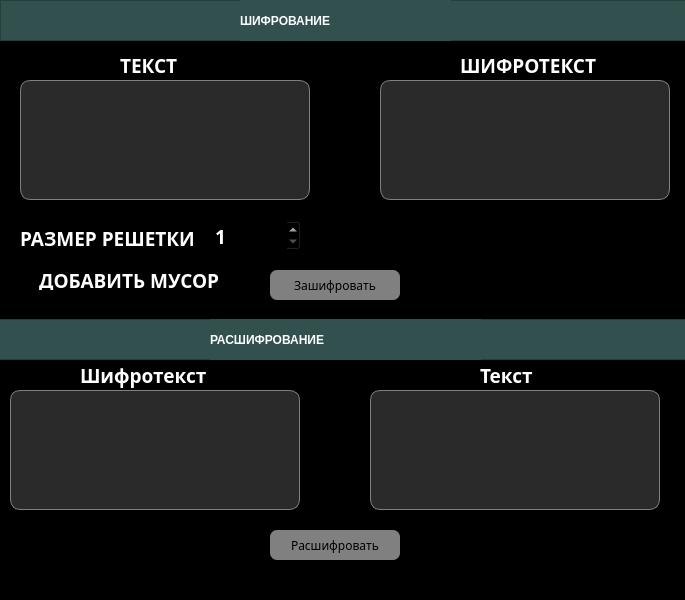
<?xml version="1.0" encoding="UTF-8"?>
<ui version="4.0">
 <class>MainWindow</class>
 <widget class="QMainWindow" name="MainWindow">
  <property name="geometry">
   <rect>
    <x>0</x>
    <y>0</y>
    <width>685</width>
    <height>600</height>
   </rect>
  </property>
  <property name="sizePolicy">
   <sizepolicy hsizetype="Fixed" vsizetype="Fixed">
    <horstretch>0</horstretch>
    <verstretch>0</verstretch>
   </sizepolicy>
  </property>
  <property name="minimumSize">
   <size>
    <width>685</width>
    <height>600</height>
   </size>
  </property>
  <property name="maximumSize">
   <size>
    <width>685</width>
    <height>600</height>
   </size>
  </property>
  <property name="windowTitle">
   <string>MainWindow</string>
  </property>
  <property name="styleSheet">
   <string notr="true">background-color: rgb(0, 0, 0);</string>
  </property>
  <widget class="QWidget" name="centralwidget">
   <property name="styleSheet">
    <string notr="true">background-color: rgb(0, 0,0);</string>
   </property>
   <widget class="QLabel" name="label_10">
    <property name="geometry">
     <rect>
      <x>480</x>
      <y>360</y>
      <width>61</width>
      <height>30</height>
     </rect>
    </property>
    <property name="font">
     <font>
      <family>Century Gothic</family>
      <pointsize>14</pointsize>
      <weight>87</weight>
      <italic>false</italic>
      <bold>true</bold>
     </font>
    </property>
    <property name="styleSheet">
     <string notr="true">color: white;
font: 14pt &quot;Century Gothic&quot;;
font-weight: 700;
text-transform: uppercase;
</string>
    </property>
    <property name="text">
     <string>Текст</string>
    </property>
   </widget>
   <widget class="QPushButton" name="decrypt_btn">
    <property name="geometry">
     <rect>
      <x>270</x>
      <y>530</y>
      <width>130</width>
      <height>30</height>
     </rect>
    </property>
    <property name="font">
     <font>
      <family>Century Gothic</family>
     </font>
    </property>
    <property name="styleSheet">
     <string notr="true">QPushButton {
	color: black;
	background-color: grey;
	border-radius: 7px;
}

QPushButton:pressed {
	background-color: rgb(102, 102, 102);
}</string>
    </property>
    <property name="text">
     <string>Расшифровать</string>
    </property>
   </widget>
   <widget class="QLabel" name="label_9">
    <property name="geometry">
     <rect>
      <x>460</x>
      <y>50</y>
      <width>151</width>
      <height>30</height>
     </rect>
    </property>
    <property name="font">
     <font>
      <family>Century Gothic</family>
      <pointsize>14</pointsize>
      <weight>87</weight>
      <italic>false</italic>
      <bold>true</bold>
     </font>
    </property>
    <property name="styleSheet">
     <string notr="true">color: white;
font: 14pt &quot;Century Gothic&quot;;
font-weight: 700;</string>
    </property>
    <property name="text">
     <string>ШИФРОТЕКСТ</string>
    </property>
   </widget>
   <widget class="QFrame" name="frame_2">
    <property name="geometry">
     <rect>
      <x>-10</x>
      <y>319</y>
      <width>701</width>
      <height>41</height>
     </rect>
    </property>
    <property name="autoFillBackground">
     <bool>false</bool>
    </property>
    <property name="styleSheet">
     <string notr="true">background-color: rgb(49, 80, 78)</string>
    </property>
    <property name="frameShape">
     <enum>QFrame::StyledPanel</enum>
    </property>
    <property name="frameShadow">
     <enum>QFrame::Raised</enum>
    </property>
    <widget class="QLabel" name="label_7">
     <property name="geometry">
      <rect>
       <x>220</x>
       <y>0</y>
       <width>271</width>
       <height>41</height>
      </rect>
     </property>
     <property name="styleSheet">
      <string notr="true">color: white;
font: 18pt &quot;Century Gothic&quot;;
font-weight: 700;</string>
     </property>
     <property name="text">
      <string>РАСШИФРОВАНИЕ</string>
     </property>
    </widget>
   </widget>
   <widget class="QFrame" name="frame">
    <property name="geometry">
     <rect>
      <x>0</x>
      <y>0</y>
      <width>701</width>
      <height>41</height>
     </rect>
    </property>
    <property name="styleSheet">
     <string notr="true">background-color: rgb(49, 80, 78)</string>
    </property>
    <property name="frameShape">
     <enum>QFrame::StyledPanel</enum>
    </property>
    <property name="frameShadow">
     <enum>QFrame::Raised</enum>
    </property>
    <widget class="QLabel" name="label_4">
     <property name="geometry">
      <rect>
       <x>240</x>
       <y>0</y>
       <width>211</width>
       <height>41</height>
      </rect>
     </property>
     <property name="styleSheet">
      <string notr="true">color: white;
font: 18pt &quot;Century Gothic&quot;;
font-weight: 700;</string>
     </property>
     <property name="text">
      <string>ШИФРОВАНИЕ</string>
     </property>
    </widget>
   </widget>
   <widget class="QPushButton" name="encrypt_btn">
    <property name="geometry">
     <rect>
      <x>270</x>
      <y>270</y>
      <width>130</width>
      <height>30</height>
     </rect>
    </property>
    <property name="font">
     <font>
      <family>Century Gothic</family>
     </font>
    </property>
    <property name="styleSheet">
     <string notr="true">QPushButton {
	color: black;
	background-color: grey;
	border-radius: 7px;
}

QPushButton:pressed {
	background-color: rgb(102, 102, 102);
}</string>
    </property>
    <property name="text">
     <string>Зашифровать</string>
    </property>
   </widget>
   <widget class="QLabel" name="label_8">
    <property name="geometry">
     <rect>
      <x>120</x>
      <y>50</y>
      <width>61</width>
      <height>30</height>
     </rect>
    </property>
    <property name="font">
     <font>
      <family>Century Gothic</family>
      <pointsize>14</pointsize>
      <weight>75</weight>
      <italic>false</italic>
      <bold>true</bold>
      <strikeout>false</strikeout>
      <stylestrategy>PreferAntialias</stylestrategy>
     </font>
    </property>
    <property name="styleSheet">
     <string notr="true">color: white;
</string>
    </property>
    <property name="text">
     <string>ТЕКСТ</string>
    </property>
   </widget>
   <widget class="QLabel" name="label_11">
    <property name="geometry">
     <rect>
      <x>80</x>
      <y>360</y>
      <width>151</width>
      <height>30</height>
     </rect>
    </property>
    <property name="font">
     <font>
      <family>Century Gothic</family>
      <pointsize>14</pointsize>
      <weight>87</weight>
      <italic>false</italic>
      <bold>true</bold>
     </font>
    </property>
    <property name="styleSheet">
     <string notr="true">color: white;
font: 14pt &quot;Century Gothic&quot;;
font-weight: 700;
text-transform: uppercase;
</string>
    </property>
    <property name="text">
     <string>Шифротекст</string>
    </property>
   </widget>
   <widget class="QPlainTextEdit" name="text_edit_encrypted">
    <property name="geometry">
     <rect>
      <x>10</x>
      <y>390</y>
      <width>290</width>
      <height>120</height>
     </rect>
    </property>
    <property name="styleSheet">
     <string notr="true">background-color: rgb(42, 42, 42);
border: 1px solid gray;
border-radius: 10px;
color: white;
</string>
    </property>
   </widget>
   <widget class="QTextBrowser" name="textBrowser_encrypted">
    <property name="geometry">
     <rect>
      <x>380</x>
      <y>80</y>
      <width>290</width>
      <height>120</height>
     </rect>
    </property>
    <property name="styleSheet">
     <string notr="true">background-color: rgb(42, 42, 42);
border: 1px solid gray;
border-radius: 10px;
color: white;
</string>
    </property>
   </widget>
   <widget class="QTextBrowser" name="textBrowser_decrypted">
    <property name="geometry">
     <rect>
      <x>370</x>
      <y>390</y>
      <width>290</width>
      <height>120</height>
     </rect>
    </property>
    <property name="styleSheet">
     <string notr="true">background-color: rgb(42, 42, 42);
border: 1px solid gray;
border-radius: 10px;
color: white;
</string>
    </property>
   </widget>
   <widget class="QPlainTextEdit" name="text_edit">
    <property name="geometry">
     <rect>
      <x>20</x>
      <y>80</y>
      <width>290</width>
      <height>120</height>
     </rect>
    </property>
    <property name="styleSheet">
     <string notr="true">background-color: rgb(42, 42, 42);
border: 1px solid gray;
border-radius: 10px;
color: white;
</string>
    </property>
   </widget>
   <widget class="QSpinBox" name="spinBox">
    <property name="geometry">
     <rect>
      <x>210</x>
      <y>220</y>
      <width>91</width>
      <height>31</height>
     </rect>
    </property>
    <property name="font">
     <font>
      <family>Century Gothic</family>
      <pointsize>14</pointsize>
      <weight>75</weight>
      <bold>true</bold>
     </font>
    </property>
    <property name="styleSheet">
     <string notr="true">color: white;</string>
    </property>
    <property name="minimum">
     <number>1</number>
    </property>
   </widget>
   <widget class="QLabel" name="label">
    <property name="geometry">
     <rect>
      <x>20</x>
      <y>230</y>
      <width>181</width>
      <height>16</height>
     </rect>
    </property>
    <property name="font">
     <font>
      <family>Century Gothic</family>
      <pointsize>14</pointsize>
      <weight>75</weight>
      <bold>true</bold>
     </font>
    </property>
    <property name="styleSheet">
     <string notr="true">color: white;</string>
    </property>
    <property name="text">
     <string>РАЗМЕР РЕШЕТКИ</string>
    </property>
   </widget>
   <widget class="QCheckBox" name="checkBox">
    <property name="geometry">
     <rect>
      <x>20</x>
      <y>270</y>
      <width>230</width>
      <height>20</height>
     </rect>
    </property>
    <property name="font">
     <font>
      <family>Century Gothic</family>
      <pointsize>14</pointsize>
      <weight>75</weight>
      <bold>true</bold>
     </font>
    </property>
    <property name="styleSheet">
     <string notr="true">color: white;</string>
    </property>
    <property name="text">
     <string>ДОБАВИТЬ МУСОР</string>
    </property>
    <property name="checkable">
     <bool>true</bool>
    </property>
   </widget>
  </widget>
 </widget>
 <resources/>
 <connections/>
</ui>
